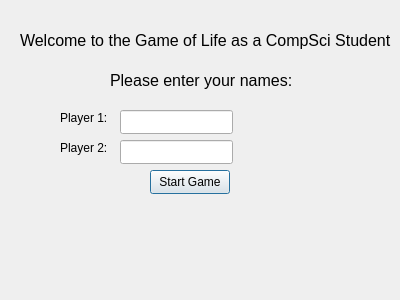
<?xml version="1.0" encoding="UTF-8"?>
<ui version="4.0">
 <class>PlayerInfoDialog</class>
 <widget class="QDialog" name="PlayerInfoDialog">
  <property name="geometry">
   <rect>
    <x>0</x>
    <y>0</y>
    <width>400</width>
    <height>300</height>
   </rect>
  </property>
  <property name="windowTitle">
   <string>Dialog</string>
  </property>
  <widget class="QLabel" name="label">
   <property name="geometry">
    <rect>
     <x>110</x>
     <y>70</y>
     <width>201</width>
     <height>21</height>
    </rect>
   </property>
   <property name="font">
    <font>
     <pointsize>12</pointsize>
    </font>
   </property>
   <property name="text">
    <string>Please enter your names:</string>
   </property>
  </widget>
  <widget class="QLabel" name="label_2">
   <property name="geometry">
    <rect>
     <x>60</x>
     <y>110</y>
     <width>61</width>
     <height>16</height>
    </rect>
   </property>
   <property name="text">
    <string>Player 1:</string>
   </property>
  </widget>
  <widget class="QLabel" name="label_3">
   <property name="geometry">
    <rect>
     <x>60</x>
     <y>140</y>
     <width>49</width>
     <height>16</height>
    </rect>
   </property>
   <property name="text">
    <string>Player 2:</string>
   </property>
  </widget>
  <widget class="QLabel" name="label_4">
   <property name="geometry">
    <rect>
     <x>20</x>
     <y>20</y>
     <width>371</width>
     <height>41</height>
    </rect>
   </property>
   <property name="font">
    <font>
     <pointsize>12</pointsize>
    </font>
   </property>
   <property name="text">
    <string>Welcome to the Game of Life as a CompSci Student!</string>
   </property>
  </widget>
  <widget class="QLineEdit" name="lineEditP1">
   <property name="geometry">
    <rect>
     <x>120</x>
     <y>110</y>
     <width>113</width>
     <height>24</height>
    </rect>
   </property>
  </widget>
  <widget class="QLineEdit" name="lineEditP2">
   <property name="geometry">
    <rect>
     <x>120</x>
     <y>140</y>
     <width>113</width>
     <height>24</height>
    </rect>
   </property>
  </widget>
  <widget class="QPushButton" name="startGameButton">
   <property name="geometry">
    <rect>
     <x>150</x>
     <y>170</y>
     <width>80</width>
     <height>24</height>
    </rect>
   </property>
   <property name="text">
    <string>Start Game</string>
   </property>
  </widget>
 </widget>
 <resources/>
 <connections/>
</ui>
